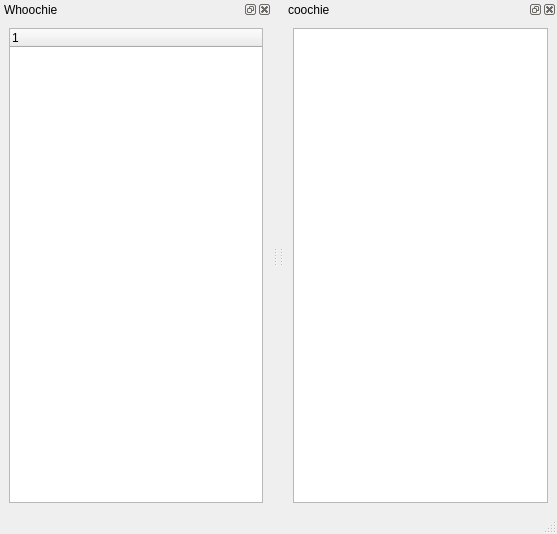
<ui version="4.0" >
 <class>MainWindow</class>
 <widget class="QMainWindow" name="MainWindow" >
  <property name="geometry" >
   <rect>
    <x>0</x>
    <y>0</y>
    <width>557</width>
    <height>534</height>
   </rect>
  </property>
  <property name="windowTitle" >
   <string>MainWindow</string>
  </property>
  <property name="dockNestingEnabled" >
   <bool>true</bool>
  </property>
  <widget class="QWidget" name="centralwidget" />
  <widget class="QMenuBar" name="menubar" >
   <property name="geometry" >
    <rect>
     <x>0</x>
     <y>0</y>
     <width>557</width>
     <height>28</height>
    </rect>
   </property>
  </widget>
  <widget class="QStatusBar" name="statusbar" />
  <widget class="QDockWidget" name="dockWidget" >
   <property name="sizePolicy" >
    <sizepolicy>
     <hsizetype>7</hsizetype>
     <vsizetype>7</vsizetype>
     <horstretch>12</horstretch>
     <verstretch>7</verstretch>
    </sizepolicy>
   </property>
   <property name="windowTitle" >
    <string>Whoochie</string>
   </property>
   <attribute name="dockWidgetArea" >
    <number>1</number>
   </attribute>
   <widget class="QWidget" name="dockWidgetContents" >
    <layout class="QGridLayout" >
     <property name="margin" >
      <number>9</number>
     </property>
     <property name="spacing" >
      <number>6</number>
     </property>
     <item row="0" column="0" >
      <widget class="QTreeWidget" name="treeWidget" />
     </item>
    </layout>
   </widget>
  </widget>
  <widget class="QDockWidget" name="dockWidget_2" >
   <property name="windowTitle" >
    <string>coochie</string>
   </property>
   <attribute name="dockWidgetArea" >
    <number>2</number>
   </attribute>
   <widget class="QWidget" name="dockWidgetContents_2" >
    <layout class="QGridLayout" >
     <property name="margin" >
      <number>9</number>
     </property>
     <property name="spacing" >
      <number>6</number>
     </property>
     <item row="0" column="0" >
      <widget class="QTableWidget" name="tableWidget" />
     </item>
    </layout>
   </widget>
  </widget>
 </widget>
 <resources/>
 <connections/>
</ui>
